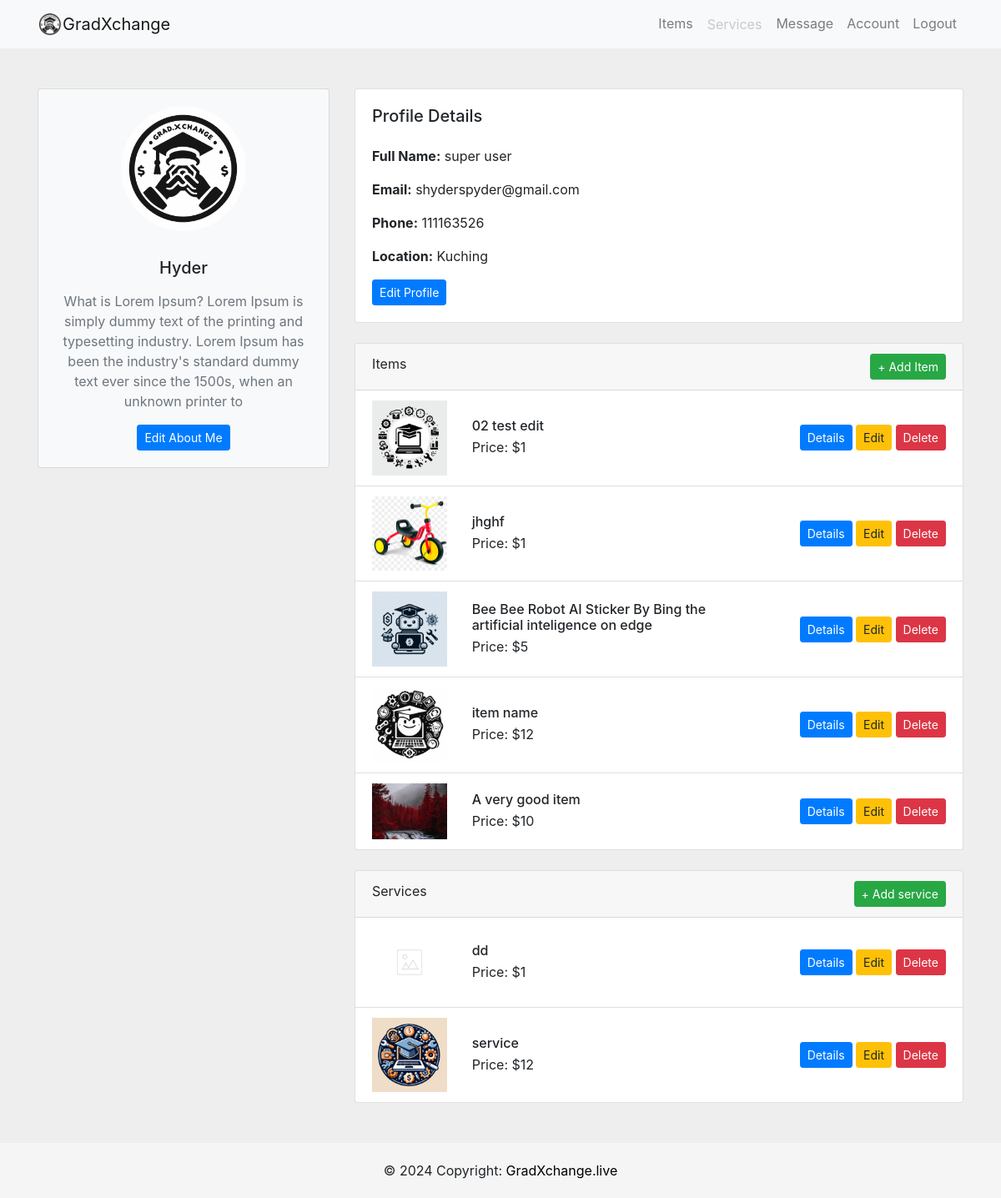
/account/Hyder/ (signed in), run on an earlier commit of the app's database.
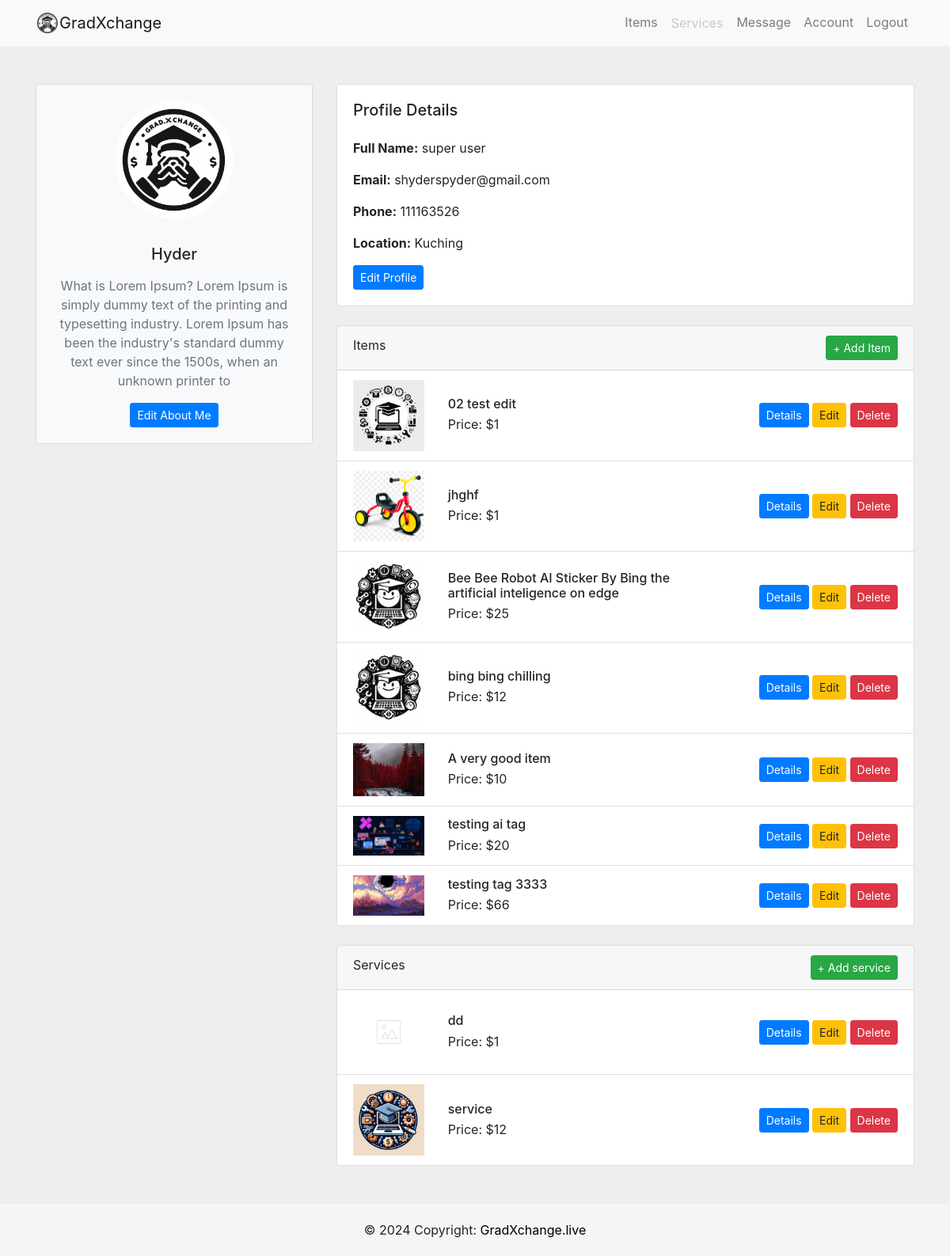
And on a later commit of the database.
### users/models.py (models this page shows, shortened)
class Profile(models.Model):
    user = models.OneToOneField(User, on_delete=models.CASCADE)
    image = models.ImageField(default='profilepic.jpg', upload_to='profile_picture')
    location =models.CharField(max_length=100)
    about_me = models.CharField(max_length=200, null=True, blank=True)
    phone = models.IntegerField()

### item/models.py (models this page shows, shortened)
class Item(models.Model):
    tags = TaggableManager()
    item_name = models.CharField(max_length=200)
    item_desc = models.CharField(max_length=200)
    item_detail = models.CharField(max_length=2000)
    item_price = models.IntegerField()
    item_image = models.ImageField(upload_to='images_item', default="notfound.png")
    created =  models.DateTimeField(auto_now_add=True)
    user_name = models.ForeignKey(User, on_delete=models.CASCADE,default=1)
    liked_by = models.ManyToManyField(settings.AUTH_USER_MODEL, related_name='item_liked',blank= True)

### service/models.py (models this page shows, shortened)
class Service(models.Model):
    service_name = models.CharField(max_length=200)
    service_desc = models.CharField(max_length=200)
    service_price = models.IntegerField()
    service_image = models.ImageField(upload_to='images_service', default="notfound.png")
    user_name = models.ForeignKey(User, on_delete=models.CASCADE,default=1)

### users/views.py (the view)
# urls.py: path('account/<str:username>/',user_views.accountPage, name='account'),
@login_required
def accountPage(request,username):
    user = get_object_or_404(User, username= username)
    user_items = Item.objects.filter(user_name= user)  # Query items belonging to the logged-in user
    user_services = Service.objects.filter(user_name= user)
    profile = get_object_or_404(Profile, user=user)
    is_own_account = request.user == user
    context = {
        'user':user,
        'user_items':user_items,
        'user_services':user_services,
        'is_own_account': is_own_account,  # Pass the flag to the template
        'profile_id': profile.id,  # Add the profile ID to the context
    }
    return render(request,'users/account.html', context)

### users/templates/users/account.html
{% extends 'users/base.html' %}
{% load static %}
{% block body %}
<section style="background-color: #eee;">
    <div class="container py-5">
        <div class="row justify-content-center">
            <div class="col-12 col-sm-8 col-md-6 col-lg-4">
                <div class="card mb-4 bg-light">
                    <div class="card-body text-center">
                        <img src="{{ user.profile.image.url }}" class="img-fluid rounded-circle mb-3" width="150"
                            height="150" alt="Profile Picture">
                        <h5 class="my-3">{{ user.username }}</h5>
                        <p class="text-muted">{{ user.profile.about_me }}</p>
                        {% if is_own_account %}
                        <a href="{% url 'edit_about' %}" class="btn btn-primary btn-sm">Edit About Me</a>
                        {% else %}
                        <a href="{% url 'create_message' profile_id %}" class="btn btn-outline-success btn-sm">Send
                            Message</a>
                        {% endif %}
                    </div>
                </div>
            </div>
            <div class="col-md-8">
                <div class="card mb-4">
                    <div class="card-body">
                        <h5 class="card-title mb-4">Profile Details</h5>
                        <p><strong>Full Name:</strong> {{ user.first_name }} {{ user.last_name }}</p>
                        <p><strong>Email:</strong> {{ user.email }}</p>
                        <p><strong>Phone:</strong> {{ user.profile.phone }}</p>
                        <p><strong>Location:</strong> {{ user.profile.location }}</p>
                        {% if is_own_account %}
                        <a href="{% url 'edit' %}" class="btn btn-primary btn-sm">Edit Profile</a>
                        {% endif %}
                    </div>
                </div>
                <div class="card mb-4">
                    <div class="card-header">
                        Items
                        {% if is_own_account %}
                        <a href="{% url 'item:create_item' %}" class="btn btn-success btn-sm float-right">+ Add Item</a>
                        {% endif %}
                    </div>
                    <ul class="list-group list-group-flush">
                        {% for item in user_items %}
                        <li class="list-group-item">
                            <div class="row align-items-center">
                                <div class="col-md-2">
                                    <img src="{{ item.item_image.url }}" class="img-fluid" alt="{{ item.item_name }}">
                                </div>
                                <div class="col-md-6">
                                    <h6 class="mb-1">{{ item.item_name }}</h6>
                                    <p class="mb-0">Price: ${{ item.item_price }}</p>
                                </div>
                                <div class="col-md-4 text-md-right mt-3 mt-md-0">
                                    <a href="{% url 'item:detail' item.id %}" class="btn btn-primary btn-sm">Details</a>
                                    {% if is_own_account %}
                                    <a href="{% url 'item:update_item' item.id %}"
                                        class="btn btn-warning btn-sm">Edit</a>
                                    <a href="{% url 'item:delete_item' item.id %}"
                                        class="btn btn-danger btn-sm">Delete</a>
                                    {% endif %}
                                </div>
                            </div>
                        </li>
                        {% empty %}
                        <li class="list-group-item">No item listed.</li>
                        {% endfor %}
                    </ul>
                </div>
                <div class="card ">
                    <div class="card-header">
                        Services
                        {% if is_own_account %}
                        <a href="{% url 'service:create_service' %}" class="btn btn-success btn-sm float-right">+ Add
                            service</a>
                        {% endif %}
                    </div>
                    <ul class="list-group list-group-flush">
                        {% for service in user_services %}
                        <li class="list-group-item">
                            <div class="row align-items-center">
                                <div class="col-md-2">
                                    <img src="{{ service.service_image.url }}" class="img-fluid"
                                        alt="{{ service.service_name }}">
                                </div>
                                <div class="col-md-6">
                                    <h6 class="mb-1">{{ service.service_name }}</h6>
                                    <p class="mb-0">Price: ${{ service.service_price }}</p>
                                </div>
                                <div class="col-md-4 text-md-right mt-3 mt-md-0">
                                    <a href="{% url 'service:detail' service.id %}"
                                        class="btn btn-primary btn-sm">Details</a>
                                    {% if is_own_account %}
                                    <a href="{% url 'service:update_service' service.id %}"
                                        class="btn btn-warning btn-sm">Edit</a>
                                    <a href="{% url 'service:delete_service' service.id %}"
                                        class="btn btn-danger btn-sm">Delete</a>
                                    {% endif %}
                                </div>
                            </div>
                        </li>
                        {% empty %}
                        <li class="list-group-item">No service listed.</li>
                        {% endfor %}
                    </ul>
                </div>
            </div>
        </div>
    </div>
</section>
{% endblock %}

### users/templates/users/base.html (shortened to what this page needs)
{% load static %}
<!DOCTYPE html>
<html lang="en">
<head>
    <link rel="stylesheet" href="https://cdn.jsdelivr.net/npm/bootstrap@4.0.0/dist/css/bootstrap.min.css"
>
    <link rel="stylesheet" href="{% static 'css/style.css' %}">
</head>
<body>
    <nav class="navbar navbar-expand-lg navbar-light bg-light">
        <div class="container">
            <a class="navbar-brand" href="{%url 'home' %}"> <img src="{% static 'pictures/logogxc.jpg' %}" width="30"
                    height="30" class="d-inline-block align-top" style="border-radius: 50%;" alt="">GradXchange </a>
            <div class="collapse navbar-collapse" id="navbarSupportedContent">
                <ul class="navbar-nav ml-auto">
                    <li class="nav-item">
                        <a class="nav-link" href="{% url 'item:index' %}">Items</a>
                    </li>
                    <li class="nav-item ">
                        <a class="nav-link btn disabled" href="{% url 'service:index' %}">Services</a>
                    </li>
                    {% if user.is_authenticated %}
                    <li class="nav-item">
                        <a class="nav-link " href="{% url 'inbox' %}">Message</a>
                    </li>
                    <li class="nav-item">
                        <a class="nav-link" href="{% url 'account' request.user.username %}">Account</a>
                    </li>
                    <li class="nav-item">
                        <a href="#" class="nav-link"
                            onclick="document.getElementById('logout-form').submit(); return false;">Logout</a>
                    </li>
                    {% else %}
                    <li class="nav-item">
                        <a class="nav-link" href="{% url 'login' %}">Login</a>
                    </li>
                    {% endif %}
                </ul>
            </div>
    </nav>
    {% block body %}
    {% endblock %}
    <footer class="footer">
        <div class="text-center p-3">
            © 2024 Copyright:
            <a class="text-body" href="#" style="color: black;">GradXchange.live</a>
        </div>
    </footer>
</body>
</html>

### static/css/style.css (style rules this page uses)
html, body { height: 100%; margin: 0; padding: 0; }
body { display: flex; flex-direction: column; }
.footer { background-color: whitesmoke; text-align: center; padding: 5px 0; margin-top: auto; }

What changed in the data, as far as the page shows it:
removed Item: item_image (picture), item_name "item name", item_price "12"
changed Item "Bee Bee Robot AI Sticker By Bing the artificial inteligence on edge": item_image: a different picture; item_price "5" → "25"
added Item: item_image (picture), item_name "bing bing chilling", item_price "12"
added Item: item_image (picture), item_name "testing ai tag", item_price "20"
added Item: item_image (picture), item_name "testing tag 3333", item_price "66"
